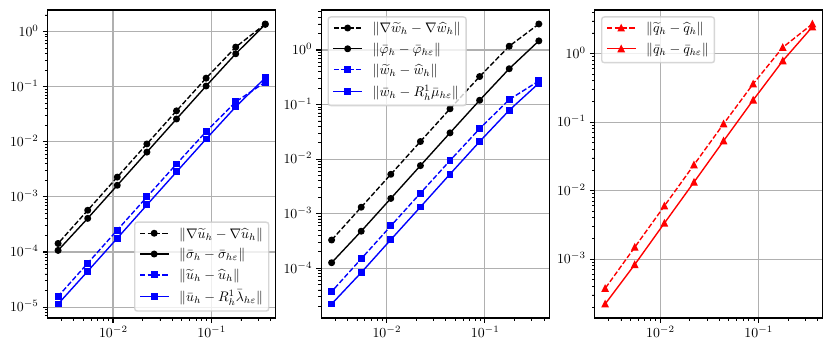

Write Python code to recreate this figure.
from scipy.sparse.linalg import spsolve
from matplotlib import pyplot as plt
from scipy import sparse as sp
import numpy as np
import h1poisson
import matplotlib

def generate_data():
    """
    Generate the errors for the primal, dual and control variables using the H1-conforming FEM.
    """
    gamma = 0.1
    subdivision = [2**k + 1 for k in range(2, 10)]
    error = np.zeros((len(subdivision), 6)).astype(float)
    i = 0
    for N in subdivision:
        mesh = h1poisson.MeshTri.square_uni_trimesh(N)                   # triangulatiom
        mesh.set_bdy_node_indices()                                      # boundary nodes
        femstruct = h1poisson.get_fem_data_struct(mesh)                  # generate fem data structure
        A, M = h1poisson.assemble(mesh, femstruct)                       # stiffness and mass matrices
        A = h1poisson.apply_noslip_bc(A, mesh.bdy_node_indices)          # apply Dirichlet conditions
        x, y = mesh.node[:, 0], mesh.node[:, 1]                          # coordinates of nodes
        e = np.sin(2.0 * np.math.pi * x) * np.sin(2.0 * np.math.pi * y)  # eigenfunction
        ud = (1.0 - 8.0 * np.math.pi**2) * e                             # desired temperature
        f = (8.0 * np.math.pi**2 + (1.0 / gamma)) * e                    # source function
        qe = - (1.0 / gamma) * e                                         # exact optimal control
        K = sp.bmat([[A, (1/gamma)*M], [-A-M, A]], format="csr")         # primal-dual matrix
        F = np.hstack([M*f, -M*ud - A*e])                                # right-hand side vector
        F[mesh.bdy_node_indices] = 0.0
        F[mesh.bdy_node_indices + mesh.num_node] = 0.0
        u, w = np.split(spsolve(K, F), 2)                                # temperature and its adjoint
        q = -(1/gamma)*w                                                 # numerical optima control
        error[i, 0] = np.sqrt(np.dot(M*(q - qe), q - qe))                # error in control
        error[i, 1] = np.sqrt(np.dot(A*(u - e), u - e))                  # error in flux
        error[i, 2] = np.sqrt(np.dot(M*(u - e), u - e))                  # error in temperature
        error[i, 3] = np.sqrt(np.dot(A*(w - e), w - e))                  # error in adjoint flux
        error[i, 4] = np.sqrt(np.dot(M*(w - e), w - e))                  # error in adjoint temperature
        i = i + 1
    np.save('h1fem_error.npy', error) 
   
    
def plot_errors():
    """
    Log-log plots of the errors obtained from the H1-conforming FEM and penalized hybrid FEM with
    post-processing.
    """
    matplotlib.rcParams['text.usetex'] = True
    error = np.load('spatial_error.npy')
    h1_error = np.load('h1fem_error.npy')
    markers = ['^', 'o', 's', 'o', 's']
    linestyles = ['-', '-', '-', '-', '-']
    linestyles_h1 = ['--', '--', '--', '--', '--']
    colors = ['red', 'black', 'blue', 'black', 'blue']
    labels = [r'$\|\bar{q}_h - \bar{q}_{h\varepsilon}\|$',
          r'$\|\bar{\sigma}_h - \bar{\sigma}_{h\varepsilon}\|$',
          r'$\|\bar{u}_h - R_h^1\bar{\lambda}_{h\varepsilon}\|$',
          r'$\|\bar{\varphi}_h - \bar{\varphi}_{h\varepsilon}\|$',
          r'$\|\bar{w}_h - R_h^1\bar{\mu}_{h\varepsilon}\|$']
    labels_h1 = [r'$\|\widetilde{q}_h - \widehat{q}_{h}\|$',
          r'$\|\nabla\widetilde{u}_h - \nabla\widehat{u}_h\|$',
          r'$\|\widetilde{u}_h - \widehat{u}_h\|$',
          r'$\|\nabla\widetilde{w}_h - \nabla\widehat{w}_h\|$',
          r'$\|\widetilde{w}_h - \widehat{w}_h\|$',]
    fig = plt.figure(figsize=(10,4))
    # plots for the temperature and flux
    ax1 = fig.add_subplot(131)
    for index in [1, 2]:
        ax1.loglog(error[:, 5], h1_error[:, index], color=colors[index], marker=markers[index],
            ls=linestyles_h1[index], label=labels_h1[index], ms=4, lw=1)
        ax1.loglog(error[:, 5], error[:, index], color=colors[index], marker=markers[index], 
            ls=linestyles[index], label=labels[index], ms=4, lw=1)
    ax1.legend(loc='best')
    plt.grid(True)
    # plots for the dual temperature and dual flux
    ax2 = fig.add_subplot(132)
    for index in [3, 4]:
        ax2.loglog(error[:, 5], h1_error[:, index], color=colors[index], marker=markers[index], 
            ls=linestyles_h1[index], label=labels_h1[index], ms=4, lw=1)
        ax2.loglog(error[:, 5], error[:, index], color=colors[index], marker=markers[index], 
            ls=linestyles[index], label=labels[index], ms=4, lw=1)
    ax2.legend(loc='best')
    plt.grid(True)
    # plots for the control
    ax3 = fig.add_subplot(133)
    ax3.loglog(error[:, 5], h1_error[:, 0], color=colors[0], marker=markers[0], ls=linestyles_h1[0], 
        label=labels_h1[0], ms=4, lw=1)
    ax3.loglog(error[:, 5], error[:, 0], color=colors[0], marker=markers[0], ls=linestyles[0],
        label=labels[0], ms=4, lw=1)
    ax3.legend(loc='best')
    plt.grid(True)
    fig.savefig("h1vshfem.pdf", bbox_inches='tight', format='pdf', dpi=900)   
    plt.show()
    
    
if __name__ == "__main__":
    generate_data()
    plot_errors()
